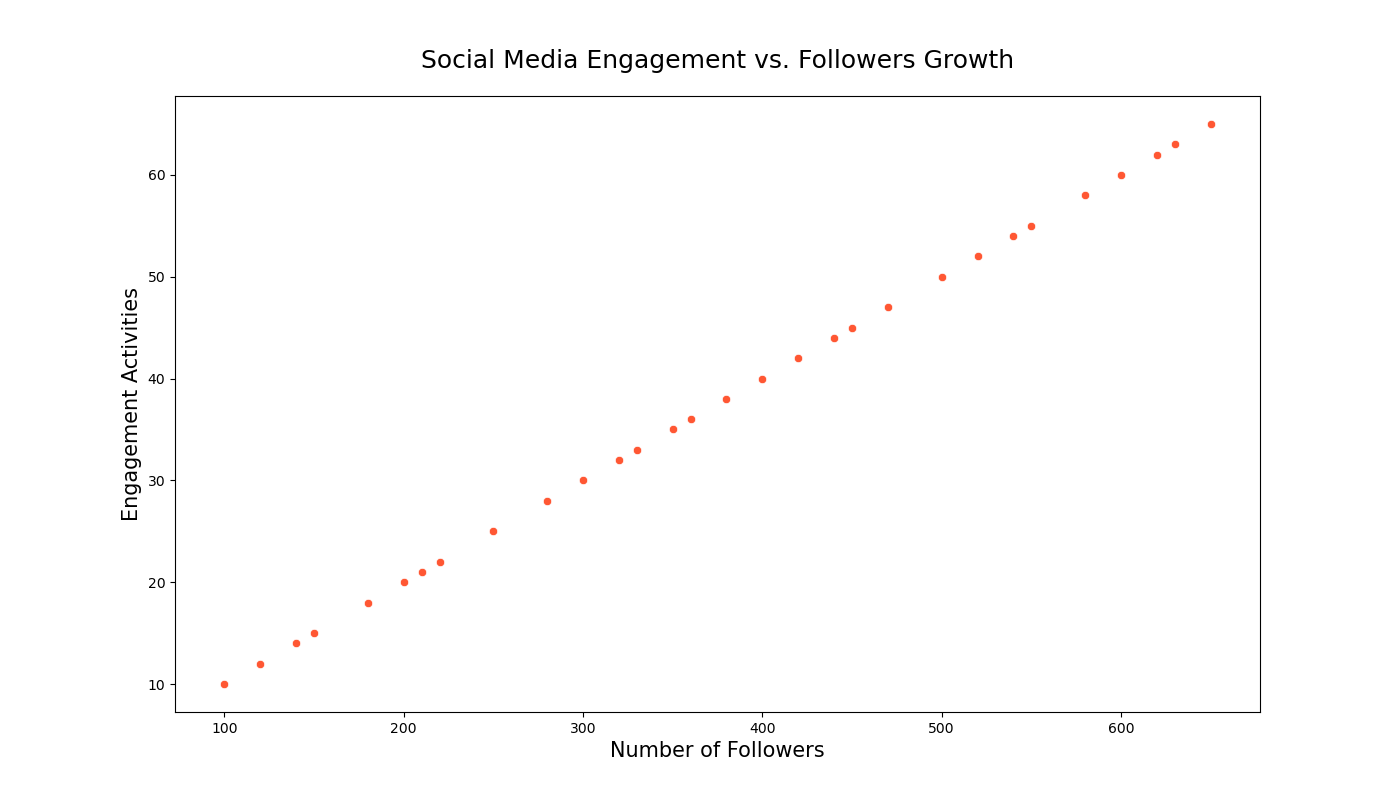

Here is the Python script that generated this plot:

import seaborn as sns
import pandas as pd
import matplotlib.pyplot as plt

# Data
data = {
    'Day': [1, 2, 3, 4, 5, 6, 7, 8, 9, 10, 11, 12, 13, 14, 15,
            16, 17, 18, 19, 20, 21, 22, 23, 24, 25, 26, 27, 28, 29, 30],
    'Followers': [100, 150, 120, 180, 140, 200, 220, 250, 210, 280, 300, 320, 350, 330, 360,
                  380, 400, 420, 450, 440, 470, 500, 520, 550, 540, 580, 600, 620, 650, 630],
    'Engagement': [10, 15, 12, 18, 14, 20, 22, 25, 21, 28, 30, 32, 35, 33, 36,
                   38, 40, 42, 45, 44, 47, 50, 52, 55, 54, 58, 60, 62, 65, 63]
}

df = pd.DataFrame(data)

# Plot
plt.figure(figsize=(14, 8))
scatterplot = sns.scatterplot(x='Followers', y='Engagement', data=df, color='#ff5733')

scatterplot.set_title('Social Media Engagement vs. Followers Growth', fontsize=18, pad=20)
scatterplot.set_xlabel('Number of Followers', fontsize=15)
scatterplot.set_ylabel('Engagement Activities', fontsize=15)

plt.show()
